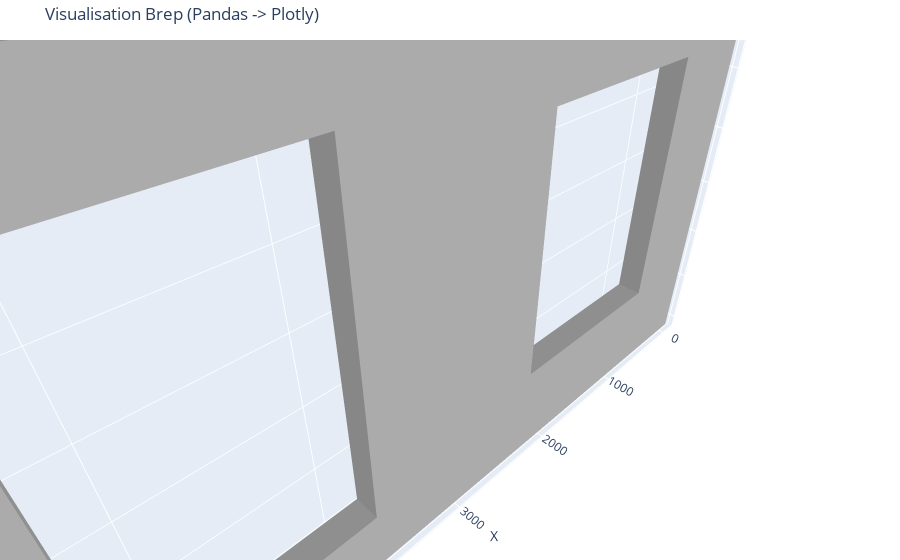

Notebook code for this chart:
### Code cell
import numpy as np
import pandas as pd
import plotly.graph_objects as go
from dataclasses import dataclass
from typing import Tuple, List
from shapely.geometry import Polygon, box
from shapely.ops import triangulate

# --- 1. Classes Métier (Restées simples) ---
@dataclass(frozen=True)
class Opening:
    center_x: float; center_z: float; width: float; height: float
    @property
    def bounds(self):
        return (self.center_x - self.width/2, self.center_z - self.height/2,
                self.center_x + self.width/2, self.center_z + self.height/2)
    def to_polygon(self):
        return box(*self.bounds)

# --- 2. Le Moteur "Brep -> Dataframe" ---
def generate_brep_dataframes(wall_polygon_2d: Polygon, thickness: float, layer_name: str = "Core"):
    """
    Génère les Dataframes Vertices et Triangles pour un volume extrudé.
    Retourne: (df_vertices, df_triangles)
    """
    y_min, y_max = 0.0, thickness

    # A. Triangulation de la surface 2D (Shapely)
    # Triangles bruts sur le plan X-Z
    raw_tris = triangulate(wall_polygon_2d)
    valid_tris = [t for t in raw_tris if wall_polygon_2d.contains(t.centroid)]

    # --- Construction Vectorielle ---
    # On va accumuler les sommets et les indices.
    # Pour la performance, on utilise des listes qu'on convertira en DataFrame à la fin.
    
    v_list = [] # [[x, y, z], ...]
    t_list = [] # [[i, j, k], ...]
    
    current_idx = 0

    # Fonction helper pour ajouter des faces
    def add_face(coords_xyz):
        nonlocal current_idx
        # coords_xyz est une liste de 3 points [[x,y,z], [x,y,z], [x,y,z]]
        v_list.extend(coords_xyz)
        t_list.append([current_idx, current_idx+1, current_idx+2])
        current_idx += 3

    # B. Faces Avant (y=0) et Arrière (y=thickness)
    for tri in valid_tris:
        c = list(tri.exterior.coords) # [(x,z), (x,z), (x,z), (x,z)] - le dernier redouble le premier
        p1, p2, p3 = c[0], c[1], c[2] 
        
        # Shapely est souvent CCW (Counter Clockwise).
        # Face Arrière (Y=0) -> Normale vers -Y -> Ordre p1, p3, p2
        add_face([[p1[0], y_min, p1[1]], [p3[0], y_min, p3[1]], [p2[0], y_min, p2[1]]])
        
        # Face Avant (Y=thickness) -> Normale vers +Y -> Ordre p1, p2, p3
        add_face([[p1[0], y_max, p1[1]], [p2[0], y_max, p2[1]], [p3[0], y_max, p3[1]]])

    # C. Tranches Latérales (Extrusion)
    # On itère sur toutes les frontières (extérieure + trous)
    boundaries = [wall_polygon_2d.exterior] + list(wall_polygon_2d.interiors)
    
    for boundary in boundaries:
        coords = list(boundary.coords)
        for k in range(len(coords)-1):
            p1 = coords[k]   # (x, z)
            p2 = coords[k+1] # (x, z)
            
            # Quad latéral formé de 2 triangles
            # Triangle 1
            add_face([[p1[0], y_min, p1[1]], [p2[0], y_min, p2[1]], [p2[0], y_max, p2[1]]])
            # Triangle 2
            add_face([[p1[0], y_min, p1[1]], [p2[0], y_max, p2[1]], [p1[0], y_max, p1[1]]])

    # --- Création des DataFrames ---
    df_v = pd.DataFrame(v_list, columns=['X', 'Y', 'Z'])
    df_v['Layer'] = layer_name
    
    df_t = pd.DataFrame(t_list, columns=['I', 'J', 'K'])
    df_t['Layer'] = layer_name
    
    return df_v, df_t

# --- 3. Ta fonction d'Affichage (Optimisée) ---
def fig_project(df_vertices, df_triangles):
    """Affiche un ou plusieurs objets depuis les Dataframes"""
    
    # Si on a plusieurs objets concaténés, il faut gérer le décalage des indices I,J,K
    # Mais ici, générons une trace simple en assumant que df_triangles a les bons indices locaux 
    # ou que l'utilisateur a géré l'offset.
    
    fig = go.Figure(data=[go.Mesh3d(
        x=df_vertices.X, 
        y=df_vertices.Y, 
        z=df_vertices.Z,
        i=df_triangles.I, 
        j=df_triangles.J, 
        k=df_triangles.K,
        opacity=1,
        color='#A9A9A9', # Gris béton
        flatshading=True,
        name='Mur'
    )])

    fig.update_layout(
        scene=dict(aspectmode='data', xaxis_title='X', yaxis_title='Y', zaxis_title='Z'),
        title='Visualisation Brep (Pandas -> Plotly)',
        margin=dict(l=0, r=0, b=0, t=40)
    )
    return fig

# --- 4. EXEMPLE D'EXECUTION ---

# A. Config
config = {
    'panel_width': 6000, 'panel_height': 3500, 'thickness': 200,
    'openings': [Opening(1500, 1750, 1500, 2000), Opening(4500, 1750, 1500, 2500)]
}

# B. Géométrie 2D (Shapely)
wall_shape = box(0, 0, config['panel_width'], config['panel_height'])
for op in config['openings']:
    wall_shape = wall_shape.difference(op.to_polygon())

# C. Génération des DataFrames (C'est là que la magie opère)
df_verts, df_tris = generate_brep_dataframes(wall_shape, config['thickness'])

# D. Affichage
print(f"Généré {len(df_verts)} sommets et {len(df_tris)} triangles.")
# display(df_verts.head()) # Si tu es dans un notebook
fig = fig_project(df_verts, df_tris)
fig.show()

### Figure 1 — Plotly figure (JSON) as saved in the notebook; plotly's stock layout.template omitted (floating-point values rounded to 4 significant figures; data arrays with more than 128 entries replaced by an {"elided": "..."} marker saying what was removed)
{"data": [{"color": "#A9A9A9", "flatshading": true, "i": [0, 3, 6, 9, 12, 15, 18, 21, 24, 27, 30, 33, 36, 39, 42, 45, 48, 51, 54, 57, 60, 63, 66, 69, 72, 75, 78, 81, 84, 87, 90, 93, 96, 99, 102, 105, 108, 111, 114, 117, 120, 123, 126, 129, 132, 135, 138, 141, 144, 147, 150, 153], "j": [1, 4, 7, 10, 13, 16, 19, 22, 25, 28, 31, 34, 37, 40, 43, 46, 49, 52, 55, 58, 61, 64, 67, 70, 73, 76, 79, 82, 85, 88, 91, 94, 97, 100, 103, 106, 109, 112, 115, 118, 121, 124, 127, 130, 133, 136, 139, 142, 145, 148, 151, 154], "k": [2, 5, 8, 11, 14, 17, 20, 23, 26, 29, 32, 35, 38, 41, 44, 47, 50, 53, 56, 59, 62, 65, 68, 71, 74, 77, 80, 83, 86, 89, 92, 95, 98, 101, 104, 107, 110, 113, 116, 119, 122, 125, 128, 131, 134, 137, 140, 143, 146, 149, 152, 155], "name": "Mur", "opacity": 1, "type": "mesh3d", "x": {"elided": "156 float values"}, "y": {"elided": "156 float values"}, "z": {"elided": "156 float values"}}], "layout": {"margin": {"b": 0, "l": 0, "r": 0, "t": 40}, "scene": {"aspectmode": "data", "xaxis": {"title": {"text": "X"}}, "yaxis": {"title": {"text": "Y"}}, "zaxis": {"title": {"text": "Z"}}}, "title": {"text": "Visualisation Brep (Pandas -> Plotly)"}}}
